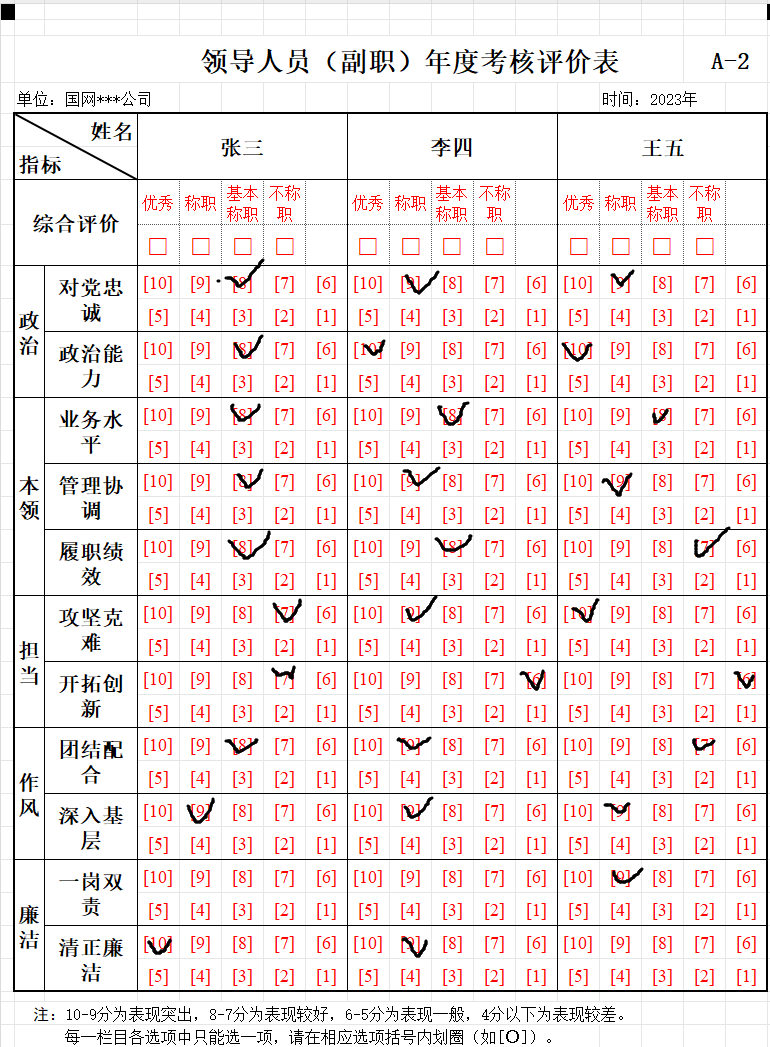
#> input picture ocr/3.png, 770 x 1047 px
$ python __init__.py
#> lines starting #> are read from the running program, lines starting #| are printed output that depends on the picture; after the words box and inside, x2 and y2 are one past the last pixel; in counts of white or black regions, pixels touching at a corner belong together
import cv2
import numpy as np
import pytesseract

pytesseract.pytesseract.tesseract_cmd = r'D:\develop\Tesseract-OCR\tesseract.exe'  # Windows 示例路径
#指定识别的语言为中文
lang = 'chi_sim'
# 读取图片
img = cv2.imread('3.png')
#> img is the input picture: shape (1047, 770, 3); mean B, G, R 232, 232, 242

# 将图片转换为灰度图
gray = cv2.cvtColor(img, cv2.COLOR_BGR2GRAY)
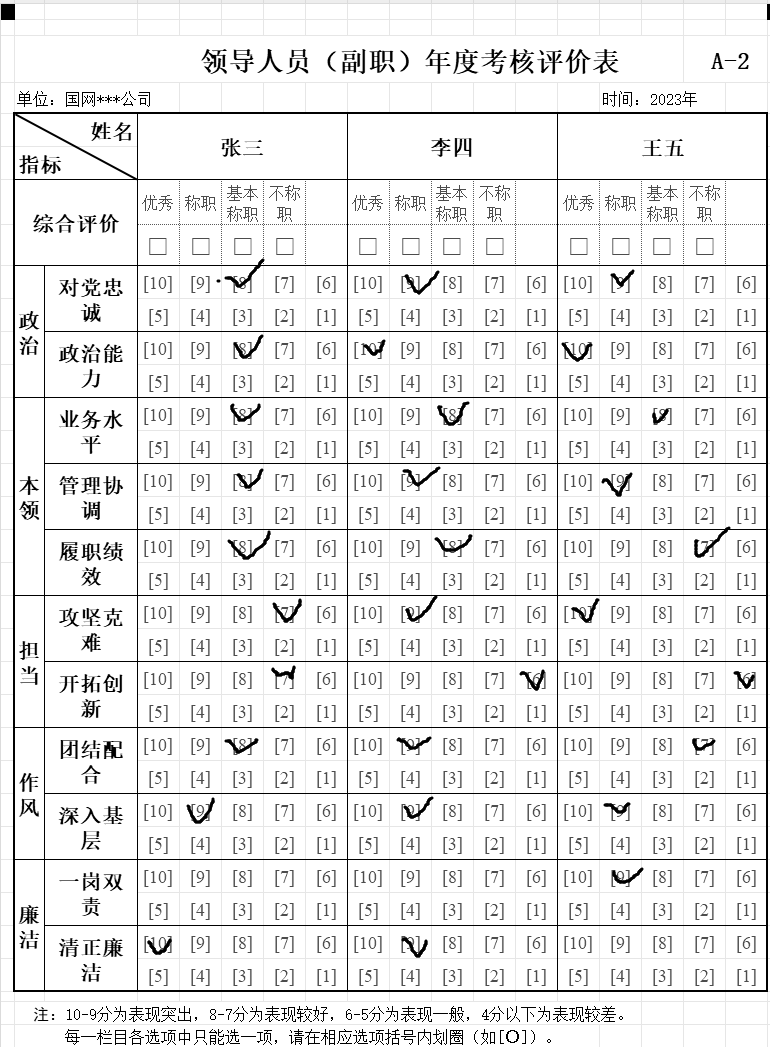
#> gray: shape (1047, 770); min 0, max 255, mean 235

# 使用 Otsu 阈值分割法进行二值化
thresh = cv2.threshold(gray, 0, 255, cv2.THRESH_BINARY_INV + cv2.THRESH_OTSU)[1]
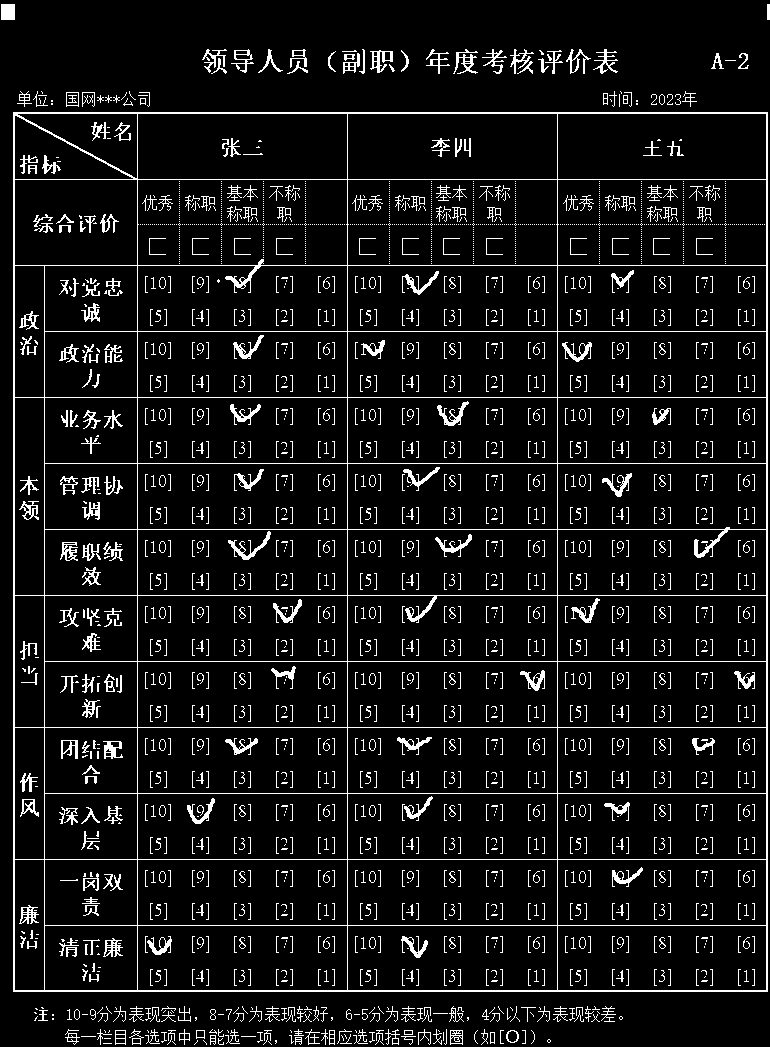
#> thresh: shape (1047, 770); 8.1% white in thin lines or dots

# 膨胀图像
kernel = np.ones((5, 5), np.uint8)
dilated = cv2.dilate(thresh, kernel, iterations=1)
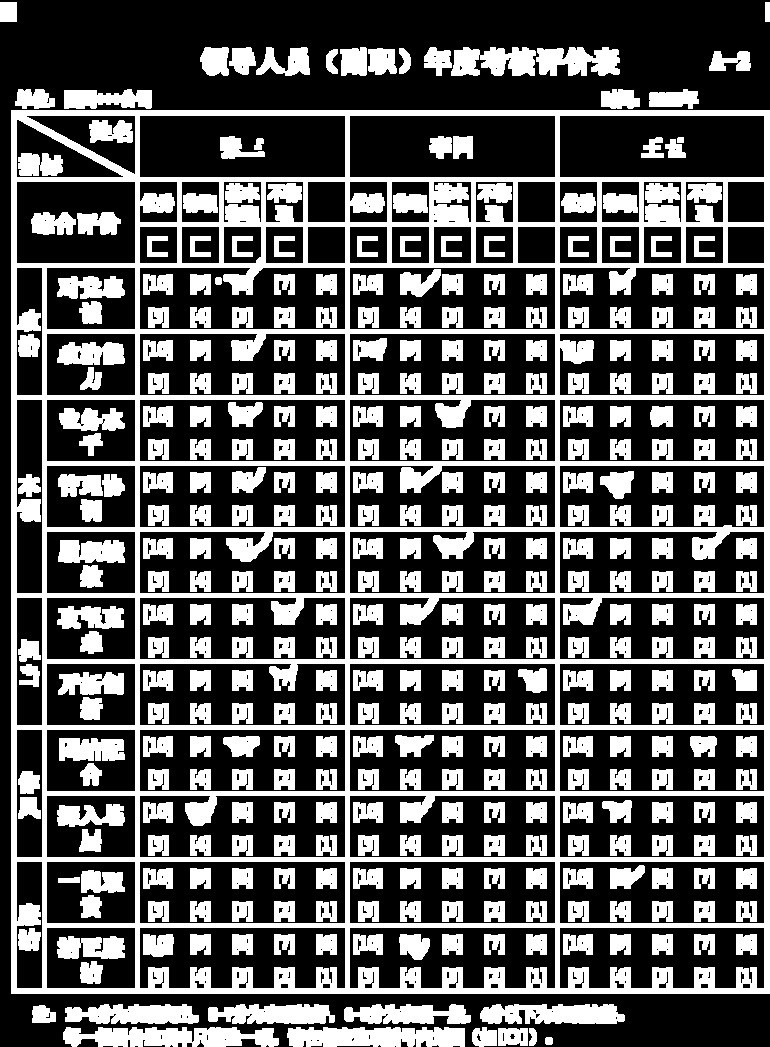
#> dilated: shape (1047, 770); 36.2% white; 393 white regions

# 寻找轮廓
contours, _ = cv2.findContours(dilated, cv2.RETR_EXTERNAL, cv2.CHAIN_APPROX_SIMPLE)
#> contours = 29 contours; largest, box (x1, y1, x2, y2) and area: (11, 110, 770, 994) 669314, (63, 1027, 279, 1047) 3028, (287, 1027, 465, 1047) 2904, (480, 1004, 625, 1024) 2209, (65, 1004, 199, 1024) 1958

# 遍历轮廓
for contour in contours:
    # 计算轮廓的矩形
    x, y, w, h = cv2.boundingRect(contour)

    # 裁剪轮廓
    roi = img[y:y+h, x:x+w]

    # 使用 Tesseract 进行 OCR
#> (the run stopped early here; a loop or call above may not have finished)
